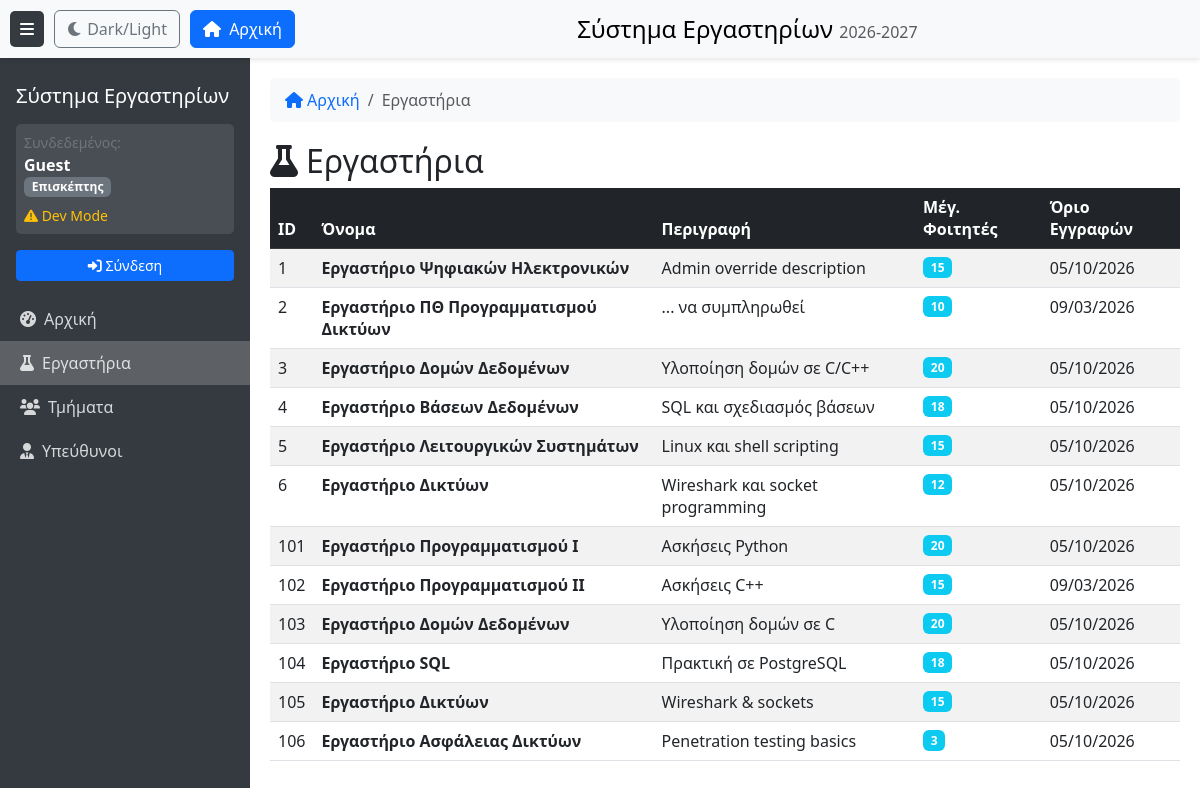
Screenshot of /labs with the database file from the repository.
### models.py (models this page shows)
class CourseLab(db.Model):
    __tablename__ = 'course_lab'
    lab_id = db.Column(db.Integer, primary_key=True, autoincrement=True)
    name = db.Column(db.Text, nullable=False)
    description = db.Column(db.Text, nullable=False)
    maxusers = db.Column(db.Integer, nullable=False)
    reg_limit = db.Column(db.Text, nullable=False)
    max_misses = db.Column(db.Integer, nullable=False)

### routes/views.py (the view)
@views_bp.route('/labs')
@require_permission('dashboard', 'view')
def labs_page():
    labs = CourseLab.query.all()
    return render_template('labs.html',
                           active_page='labs',
                           labs=labs)

### app.py (called while the page is built)
@app.context_processor
def inject_common_vars():
    return {
        'name': session.get('name', 'Guest'),
        'role': session.get('role', 'guest'),
        'AUTH_MODE': app.config['AUTH_MODE'],
        'academic_year': get_academic_year(),
    }

### auth.py (called while the page is built)
def require_permission(resource, action):
    def decorator(f):
        @functools.wraps(f)
        def decorated_function(*args, **kwargs):
            matrix = PermissionMatrix()
            if 'schGrAcPersonID' in session:
                user_id = session['schGrAcPersonID']
                role = matrix.get_user_role(user_id)
            else:
                role = 'guest'
            if not matrix.has_permission(role, resource, action):
                logger.warning(f"Permission denied: {role} tried to access {resource}.{action}")
                abort(403, description="Insufficient permissions")
            return f(*args, **kwargs)
        return decorated_function
    return decorator

def get_academic_year():
    today = datetime.now()
    day_of_year = today.timetuple().tm_yday
    current_year = today.year
    if day_of_year < 35:
        return current_year - 1
    return current_year

    def has_permission(self, role, resource, action):
        if role not in self.matrix['roles']:
            return False
        if resource not in self.matrix['resources']:
            return False
        resource_config = self.matrix['resources'][resource]
        if action not in resource_config:
            return False
        return role in resource_config[action]

### templates/labs.html (shortened to what this page needs)
﻿{% extends "base.html" %}
{% block breadcrumb %}
<li class="breadcrumb-item active" aria-current="page">Εργαστήρια</li>
{% endblock %}
{% block content %}
<h2><i class="fas fa-flask me-2"></i>Εργαστήρια</h2>
<div class="table-responsive">
    <table class="table table-striped table-hover">
        <thead class="table-dark">
            <tr>
                <th>ID</th>
                <th>Όνομα</th>
                <th>Περιγραφή</th>
                <th>Μέγ. Φοιτητές</th>
                <th>Όριο Εγγραφών</th>
            </tr>
        </thead>
        <tbody>
        {% for lab in labs %}
            <tr>
                <td>{{ lab.lab_id }}</td>
                <td><strong>{{ lab.name }}</strong></td>
                <td>{{ lab.description }}</td>
                <td><span class="badge bg-info">{{ lab.maxusers }}</span></td>
                <td>{{ lab.reg_limit }}</td>
            </tr>
        {% endfor %}
        </tbody>
    </table>
</div>
{% endblock %}

### templates/base.html (shortened to what this page needs)
<!DOCTYPE html>
<html lang="el">
<head>
    <link href="https://cdn.jsdelivr.net/npm/bootstrap@5.3.0/dist/css/bootstrap.min.css" rel="stylesheet">
    <link href="https://cdnjs.cloudflare.com/ajax/libs/font-awesome/6.0.0/css/all.min.css" rel="stylesheet">
    <link href="{{ url_for('static', filename='css/style.css') }}" rel="stylesheet">
</head>
<body>
    <div class="top-fixed-buttons">
        <button class="toggle-btn" id="sidebarToggle" aria-expanded="true" aria-controls="sidebar" aria-label="Toggle navigation">
            <i class="fas fa-bars"></i>
        </button>
        <button class="btn btn-outline-secondary" id="themeToggle" aria-label="Toggle Dark Mode">
            <i class="fas fa-moon"></i> <span class="d-none d-md-inline">Dark/Light</span>
        </button>
        <a href="{{ url_for('views_bp.dashboard') }}" class="btn btn-primary">
            <i class="fas fa-home me-1"></i> <span class="d-none d-md-inline">Αρχική</span>
        </a>
        <div class="top-bar-title">
            <h4>Σύστημα Εργαστηρίων <small class="text-muted fs-6">{{ academic_year }}-{{ academic_year + 1 }}</small></h4>
        </div>
    </div>
    <nav class="sidebar" id="sidebar" role="navigation" aria-label="Main navigation">
        <div class="p-3">
            <h5>Σύστημα Εργαστηρίων</h5>
            <div class="mt-3 p-2 user-info-box">
                <small class="user-info-label">Συνδεδεμένος:</small>
                <div class="fw-bold">{{ name }}</div>
                <div class="badge bg-{% if role == 'student' %}success{% elif role == 'professor' %}primary{% elif role == 'admin' %}danger{% else %}secondary{% endif %}">
                    {% if role == 'student' %}Φοιτητής{% elif role == 'professor' %}Καθηγητής{% elif role == 'admin' %}Διαχειριστής{% elif role == 'guest' %}Επισκέπτης{% else %}{{ role|title }}{% endif %}
                </div>
                {% if AUTH_MODE == 'dev' %}
                <div class="mt-2">
                    <small class="text-warning">
                        <i class="fas fa-exclamation-triangle"></i> Dev Mode
                    </small>
                </div>
                {% endif %}
            </div>
            {% if role != 'guest' %}
            <div class="mt-3">
                <a href="{{ url_for('auth_bp.logout') }}" class="btn btn-outline-light btn-sm w-100">
                    <i class="fas fa-sign-out-alt"></i> Αποσύνδεση
                </a>
            </div>
            {% else %}
            <div class="mt-3">
                <a href="{{ url_for('auth_bp.login') }}" class="btn btn-primary btn-sm w-100">
                    <i class="fas fa-sign-in-alt"></i> Σύνδεση
                </a>
            </div>
            {% endif %}
        </div>
        <ul class="nav flex-column">
            <li class="nav-item">
                <a class="nav-link {% if active_page == 'dashboard' %}active{% endif %}" href="{{ url_for('views_bp.dashboard') }}">
                    <i class="fas fa-tachometer-alt me-2"></i>Αρχική
                </a>
            </li>
            <li class="nav-item">
                <a class="nav-link {% if active_page == 'labs' %}active{% endif %}" href="{{ url_for('views_bp.labs_page') }}">
                    <i class="fas fa-flask me-2"></i>Εργαστήρια
                </a>
            </li>
            <li class="nav-item">
                <a class="nav-link {% if active_page == 'groups' %}active{% endif %}" href="{{ url_for('views_bp.groups_page') }}">
                    <i class="fas fa-users me-2"></i>Τμήματα
                </a>
            </li>
            <li class="nav-item">
                <a class="nav-link {% if active_page == 'professors' %}active{% endif %}" href="{{ url_for('views_bp.professors_page') }}">
                    <i class="fas fa-user-tie me-2"></i>Υπεύθυνοι
                </a>
            </li>
        </ul>
    </nav>
    <div class="main-content" id="mainContent" role="main">
        <nav class="breadcrumb-nav">
            <ol class="breadcrumb">
                <li class="breadcrumb-item {% if active_page == 'dashboard' %}active{% endif %}">
                    {% if active_page != 'dashboard' %}
                    <a href="{{ url_for('views_bp.dashboard') }}"><i class="fas fa-home me-1"></i>Αρχική</a>
                    {% else %}
                    <i class="fas fa-home me-1"></i>Αρχική
                    {% endif %}
                </li>
                {% block breadcrumb %}{% endblock %}
            </ol>
        </nav>
        {% block content %}{% endblock %}
    </div>
</body>
</html>

### static/css/style.css (style rules this page uses)
body { display: flex; min-height: 100vh; padding-top: 50px; }
.sidebar { width: 250px; background: #343a40; color: white; transition: all 0.3s; position: fixed; height: 100%; z-index: 1000; top: 50px; padding-top: 10px; overflow-y: auto; }
.sidebar .nav-link { color: rgba(255,255,255,.8); padding: 10px 20px; }
.sidebar .nav-link.active { background: rgba(255,255,255,.2); }
.main-content { margin-left: 250px; padding: 20px; transition: all 0.3s; width: 100%; }
.toggle-btn { background: #343a40; color: white; border: none; padding: 10px; border-radius: 5px; }
.top-fixed-buttons { position: fixed; top: 0; left: 0; right: 0; z-index: 1100; display: flex; align-items: center; gap: 10px; padding: 10px; background-color: #fff; box-shadow: 0 2px 5px rgba(0,0,0,0.1); }
.top-bar-title { margin-left: auto; margin-right: auto; }
.top-bar-title h4 { color: #000; margin: 0; }
.user-info-box { background: rgba(255,255,255,0.1); border-radius: 5px; }
.user-info-label { color: #6c757d; }
.breadcrumb-nav { background: #f8f9fa; padding: 10px 15px; border-radius: 5px; margin-bottom: 20px; }
.breadcrumb-nav .breadcrumb { margin-bottom: 0; }
.breadcrumb-nav .breadcrumb-item a { text-decoration: none; }

### rows the page displays
CourseLab: lab_id "1", name "Εργαστήριο Ψηφιακών Ηλεκτρονικών", description "Admin override description", maxusers "15", reg_limit "05/10/2026"
CourseLab: lab_id "2", name "Εργαστήριο ΠΘ Προγραμματισμού Δικτύων", description "... να συμπληρωθεί", maxusers "10", reg_limit "09/03/2026"
CourseLab: lab_id "3", name "Εργαστήριο Δομών Δεδομένων", description "Υλοποίηση δομών σε C/C++", maxusers "20", reg_limit "05/10/2026"
CourseLab: lab_id "4", name "Εργαστήριο Βάσεων Δεδομένων", description "SQL και σχεδιασμός βάσεων", maxusers "18", reg_limit "05/10/2026"
CourseLab: lab_id "5", name "Εργαστήριο Λειτουργικών Συστημάτων", description "Linux και shell scripting", maxusers "15", reg_limit "05/10/2026"
CourseLab: lab_id "6", name "Εργαστήριο Δικτύων", description "Wireshark και socket programming", maxusers "12", reg_limit "05/10/2026"
CourseLab: lab_id "101", name "Εργαστήριο Προγραμματισμού Ι", description "Ασκήσεις Python", maxusers "20", reg_limit "05/10/2026"
CourseLab: lab_id "102", name "Εργαστήριο Προγραμματισμού ΙΙ", description "Ασκήσεις C++", maxusers "15", reg_limit "09/03/2026"
CourseLab: lab_id "103", name "Εργαστήριο Δομών Δεδομένων", description "Υλοποίηση δομών σε C", maxusers "20", reg_limit "05/10/2026"
CourseLab: lab_id "104", name "Εργαστήριο SQL", description "Πρακτική σε PostgreSQL", maxusers "18", reg_limit "05/10/2026"
CourseLab: lab_id "105", name "Εργαστήριο Δικτύων", description "Wireshark & sockets", maxusers "15", reg_limit "05/10/2026"
CourseLab: lab_id "106", name "Εργαστήριο Ασφάλειας Δικτύων", description "Penetration testing basics", maxusers "3", reg_limit "05/10/2026"

### other values shown
{{ academic_year }} "2026"
{{ academic_year + 1 }} "2027"
{{ name }} "Guest"
